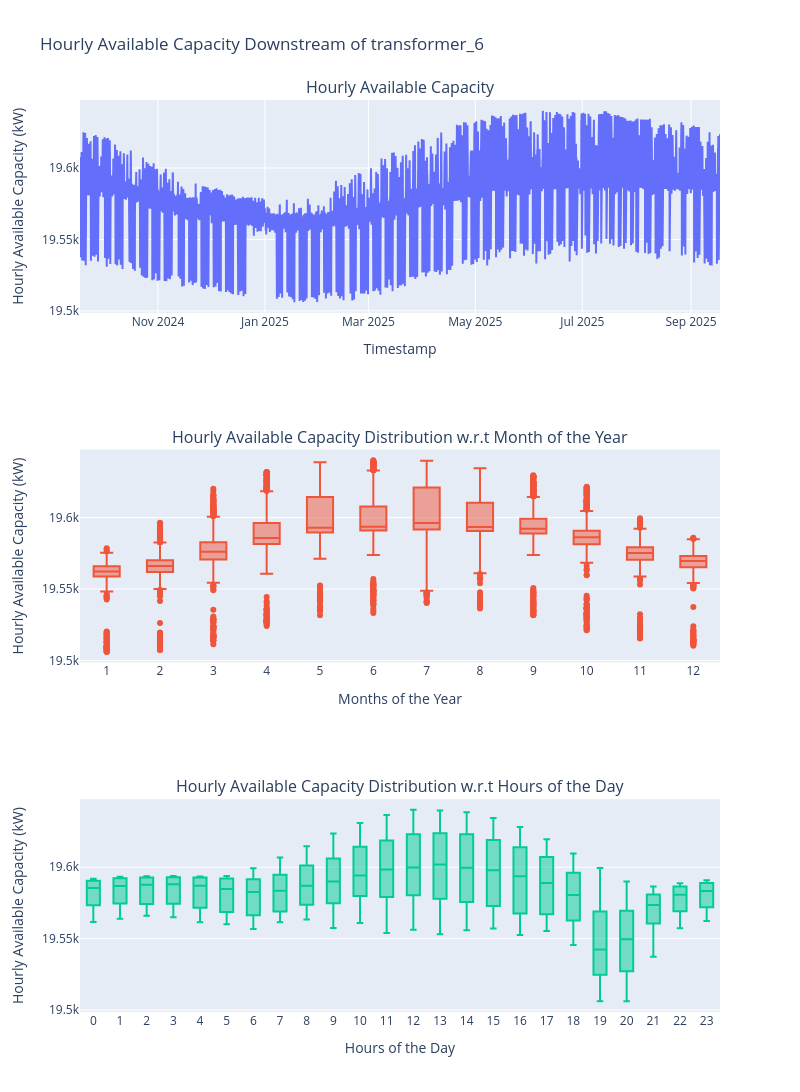

Notebook code cell kept with this figure:
### Markdown cell above
### Visualization
#### Available Hourly Capacity
Plot the available hourly capacity downstream from the transformer and its distribution with respect to months of the year and hours of the day.

### Code cell
# Display the hourly available capacity and monthly variations. 
plot_available_capacity(df_transformer_load)

### Figure 1 — Plotly figure (JSON) as saved in the notebook; plotly's stock layout.template omitted (floating-point values rounded to 4 significant figures; data arrays with more than 128 entries replaced by an {"elided": "..."} marker saying what was removed)
{"data": [{"showlegend": false, "type": "scatter", "x": {"elided": "8761 str values"}, "xaxis": "x", "y": {"elided": "8761 float values"}, "yaxis": "y"}, {"showlegend": false, "type": "box", "x": {"elided": "8761 int values"}, "xaxis": "x2", "y": {"elided": "8761 float values"}, "yaxis": "y2"}, {"showlegend": false, "type": "box", "x": {"elided": "8761 int values"}, "xaxis": "x3", "y": {"elided": "8761 float values"}, "yaxis": "y3"}], "layout": {"annotations": [{"font": {"size": 16}, "showarrow": false, "text": "Hourly Available Capacity", "x": 0.5, "xanchor": "center", "xref": "paper", "y": 1.0, "yanchor": "bottom", "yref": "paper"}, {"font": {"size": 16}, "showarrow": false, "text": "Hourly Available Capacity Distribution w.r.t Month of the Year", "x": 0.5, "xanchor": "center", "xref": "paper", "y": 0.6167, "yanchor": "bottom", "yref": "paper"}, {"font": {"size": 16}, "showarrow": false, "text": "Hourly Available Capacity Distribution w.r.t Hours of the Day", "x": 0.5, "xanchor": "center", "xref": "paper", "y": 0.2333, "yanchor": "bottom", "yref": "paper"}], "height": 1200, "title": {"text": "Hourly Available Capacity Downstream of transformer_6"}, "width": 800, "xaxis": {"anchor": "y", "domain": [0, 1], "title": {"text": "Timestamp"}}, "xaxis2": {"anchor": "y2", "domain": [0, 1], "dtick": 1, "tick0": 1, "title": {"text": "Months of the Year "}}, "xaxis3": {"anchor": "y3", "domain": [0, 1], "dtick": 1, "tick0": 1, "title": {"text": "Hours of the Day"}}, "yaxis": {"anchor": "x", "domain": [0.7667, 1.0], "title": {"text": "Hourly Available Capacity (kW)"}}, "yaxis2": {"anchor": "x2", "domain": [0.3833, 0.6167], "title": {"text": "Hourly Available Capacity (kW)"}}, "yaxis3": {"anchor": "x3", "domain": [0, 0.2333], "title": {"text": "Hourly Available Capacity (kW)"}}}}
